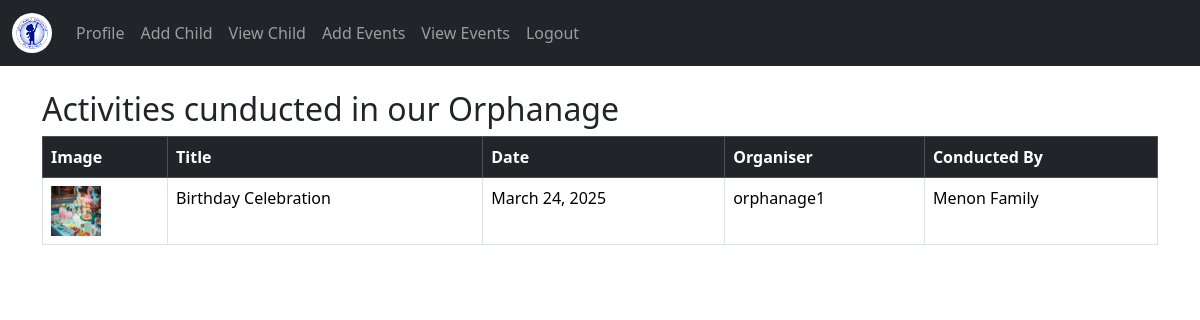
/viewevents/, run on an earlier commit of the app's database.
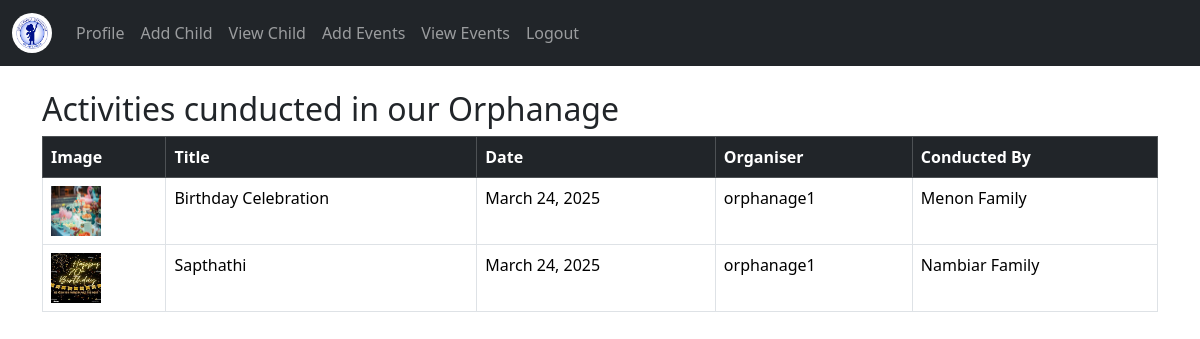
And on a later commit of the database.
### app/models.py (models this page shows, shortened)
class Event(models.Model):
    title = models.CharField(max_length=255)
    description = models.TextField()
    event_date = models.DateField()
    staff = models.ForeignKey(Stafreg, on_delete=models.CASCADE)  # 🔹 Event Created by Staff
    conducted_by = models.CharField(max_length=255, null=True, blank=True)  # 🔹 Conducted by an external person or group
    image = models.ImageField(upload_to='event_images/', null=True, blank=True)  # 🔹 Image field

class Stafreg(models.Model):
    email = models.EmailField(unique=True)
    name = models.TextField()
    phone = models.IntegerField()
    password = models.TextField()
    location= models.TextField()
    confirm_password=models.TextField()

### app/views.py (the view)
# urls.py: path('viewevents/', views.event_list, name='event_list'),
def event_list(request):
    events = Event.objects.all()
    return render(request, "staf/event_list.html", {"events": events})

### templates/staf/event_list.html (shortened to what this page needs)
<!DOCTYPE html>
<html lang="en">
<head>
  <link href="https://cdn.jsdelivr.net/npm/bootstrap@5.3.3/dist/css/bootstrap.min.css" rel="stylesheet">
</head>
<body>
<nav class="navbar navbar-expand-sm navbar-dark bg-dark">
    <div class="container-fluid">
        <a class="navbar-brand" href="../viewchild">
          <img src="../static/R.jpg" alt="Logo" style="width:40px;" class="rounded-pill">
        </a>
        <div class="collapse navbar-collapse" id="mynavbar">
            <ul class="navbar-nav me-auto">
                <li class="nav-item"><a class="nav-link" href="../stafprofile">Profile</a></li>
                <li class="nav-item"><a class="nav-link" href="../addchild">Add Child</a></li>
                <li class="nav-item"><a class="nav-link" href="../viewchild">View Child</a></li>
                <li class="nav-item"><a class="nav-link" href="../addevents">Add Events</a></li>
                <li class="nav-item"><a class="nav-link" href="../viewevents">View Events</a></li>
                <li class="nav-item"><a class="nav-link" href="../logout">Logout</a></li>
            </ul>
        </div>
    </div>
</nav>
<div class="container mt-4">
    <h2>Activities cunducted in our Orphanage</h2>
    <table class="table table-bordered">
        <thead class="table-dark">
            <tr>
                <th>Image</th>
                <th>Title</th>
                <th>Date</th>
                <th>Organiser</th>
                <th>Conducted By</th>
            </tr>
        </thead>
        <tbody>
            {% for event in events %}
            <tr>
                <td><img src="{{ event.image.url }}" alt="Event Image" style="width: 50px; height: 50px;"></td>
                <td>{{ event.title }}</td>
                <td>{{ event.event_date }}</td>
                <td>{{ event.staff.name }}</td>
                <td>{{ event.conducted_by }}</td>
            </tr>
            {% empty %}
            <tr>
                <td colspan="5" class="text-center">No events recorded yet.</td>
            </tr>
            {% endfor %}
        </tbody>
    </table>
</div>
</body>
</html>

What changed in the data, as far as the page shows it:
added Event: image (picture), title "Sapthathi", event_date "March 24, 2025", staff.name "orphanage1", conducted_by "Nambiar Family"
